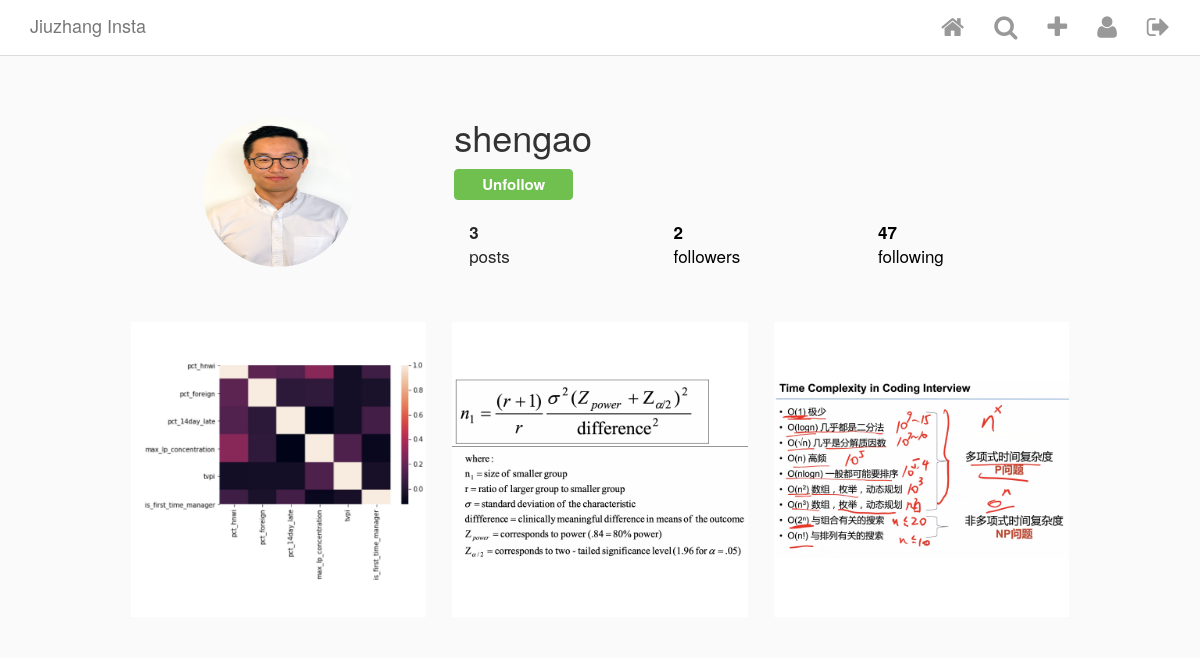
The page /insta/user/1 (signed in) on the database its author committed.
### Insta/models.py (models this page shows, shortened)
class InstaUser(AbstractUser):
    profile_pic = ProcessedImageField(
        upload_to = 'static/images/profiles',
        format = 'JPEG',
        options = {'quality': 100},
        blank = True,
        null = True
    ) # need to specify AUTH_USER_MODEL in settings.py
    def get_connections(self):
        connections = UserConnection.objects.filter(creator=self)
        return connections
    def get_followers(self):
        followers = UserConnection.objects.filter(following=self)
        return followers

class Post(models.Model):
    author = models.ForeignKey(InstaUser, on_delete=models.CASCADE, related_name='my_posts')
    title = models.TextField(blank=True, null=True) # title can be blank or null
    image = ProcessedImageField(
        upload_to = 'static/images/posts',
        format = 'JPEG',
        options = {'quality': 100},
        blank = True,
        null = True
    )
    posted_on = models.DateTimeField(
        auto_now_add=True,
        editable=False,
    )
    def get_like_count(self): # self.likes gets all likes in a post
        return self.likes.count()
    def get_comment_count(self):
        return self.comments.count()

### Insta/views.py (the view)
# urls.py: path('user/<int:pk>', UserDetailView.as_view(), name='user_detail'),
class UserDetailView(LoginRequiredMixin, DetailView):
    model = InstaUser
    template_name = 'user_detail.html'
    login_url = 'login'

### Insta/templatetags/custom_tags.py (called while the page is built)
@register.simple_tag
def is_following(current_user, background_user): # current_user: you, or currently logged in user; background_user: whoever you're checking profile details for
    return background_user.get_followers().filter(creator=current_user).exists() # check if I'm currently following this person

@register.simple_tag(takes_context=True)
def active(context, pattern_or_urlname):
    try:
        pattern = reverse(pattern_or_urlname)
    except NoReverseMatch:
        pattern = pattern_or_urlname
    path = context['request'].path
    if re.search(pattern, path):
        return 'active'
    return ''

### templates/user_detail.html (shortened to what this page needs)
{% extends 'base.html' %}
{% load custom_tags %}
{% block content %}
<div class="profile">
    <div class="profile__head">
        <div class="row">
            <div class="col-xs-4 left">
                {% if object.profile_pic %}
                    <img class="picture-circle" src="/{{object.profile_pic}}">
                {% endif %}
            </div>
            <div class="col-xs-8 right">
                <div class="name-buttons">
                    <h1 class="username">{{ object.username }}</h1>
                    {% if user == object %}
                        <a class="edit-desktop" href="{% url 'edit_profile' object.pk %}">
                            <button class="edit-profile">Edit Profile</button>
                        </a>
                    {% else %}
                        {% is_following user object as following %}
                        <div class="follow-toggle__container">
                            <button class="btn btn-primary {% if not following %}follow-user{% else %}unfollow-user{% endif %}" id="{{ object.pk }}">
                                {% if following %}
                                    Unfollow
                                {% else %}
                                    Follow
                                {% endif %}
                            </button>
                        </div>
                    {% endif %}
                </div>
                <div>
                    <ul class="stats">
                        <div class="col-xs-4"><li class="stats__count"><span>{{ object.my_posts.count }}</span><br> posts</li></div>
                        <div class="col-xs-4"><a href="/" style="text-decoration: none; color: black;"><li class="stats__count"><span class="follower_count" id="follower_id">{{ object.get_followers.count }}</span><br> followers</li></a></div>
                        <div class="col-xs-4"><a href="/" style="text-decoration: none; color: black;"><li class="stats__count"><span>{{ object.get_connections.count }}</span><br> following</li></a></div>
                    </ul>
                </div>
            </div>
        </div>
    </div>
    <div class="profile__body">
        <div class="row">
        {% for post in object.my_posts.all %}
            <div class="col-xs-4">
                <div class="picture-square" style="background-image: url(/{{ post.image }}); background-size: contain;">
                </div>
            </div>
        {% endfor %}
        </div>
    </div>
</div>
{% endblock content %}

### templates/base.html (shortened to what this page needs)
<html>
    {% load static %}
    <head>
        <link href="{% static 'vendor/bootstrap/css/bootstrap.min.css' %}" rel="stylesheet">
        <link href="{% static 'vendor/font-awesome-4.6.3/css/font-awesome.min.css' %}" rel="stylesheet">
        <link href="{% static 'css/style.css' %}" rel="stylesheet">
    </head>
   <body>
        {% include 'header.html' %}
        <div class="content-wrapper">
            <div class="container">
                {% block content %}{% endblock content%}
            </div>
        </div>
    </body>
</html>

### templates/header.html (shortened to what this page needs)
{% load custom_tags %}
<div class="navbar navbar-default navbar-fixed-top" id="main-nav">
    <div class="container desktop">
        <div class="navbar-header">
            <a href="{% url 'posts' %}" class="navbar-brand">Jiuzhang Insta</a>
        </div>
        <div id="navbar-main">
            <ul class="nav navbar-nav navbar-right">
                {% if request.user.is_authenticated %}
                    <li>
                      <a href="{% url 'posts' %}">
                        <i class="fa fa-home {% if request.resolver_match.url_name == 'home' %} active {% endif %}" aria-hidden="true"></i>
                      </a>
                    </li>
                    <li><a href="{% url 'explore' %}"><i class="fa fa-search {% active 'explore' %}" aria-hidden="true"></i></a></li>
                    <li><a href="{% url 'make_post' %}"><i class="fa fa-plus {% active 'make_post' %}" aria-hidden="true"></i></a></li>
                    <li><a href="{% url 'user_detail' request.user.pk %}"><i class="fa fa-user {% active 'user_detail' %}" aria-hidden="true"></i></a></li>
                    <li><a href="{% url 'logout' %}"><i class="fa fa-sign-out {% active 'logout' %}" aria-hidden="true"></i></a></li>
                {% endif %}
            </ul>
        </div>
    </div>
</div>

### static/css/style.css (style rules this page uses)
.unfollow-user, .follow-user, .generic-button { font-weight: bold; font-size: 15px; outline: none; }
.unfollow-user { background-color: #70c050; border-color: #70c050; padding: 4px 27px; }
html { height: 100%; }
body { min-height: 100%; background-color: #fafafa; }
.content-wrapper { margin-top: 57px; margin-bottom: 60px; background-color: #fafafa; }
.picture-circle, .picture-circle--medium, .picture-circle--small { border-radius: 100%; width: 150px; height: 150px; }
.picture-square { position: relative; background-repeat: no-repeat; background-position: center center; background-color: #fff; cursor: pointer; }
.picture-square:after { content: ""; display: block; padding-bottom: 100%; }
.navbar { background-color: #fff; border-bottom-color: #dbdbdb; }
.navbar .fa { font-size: 25px; color: #999999; }
.profile { max-width: 975px; padding: 60px 20px 0; margin: 0 auto; }
.profile__head { margin-bottom: 40px; }
.profile__head .left { text-align: center; }
.profile__head h1, .profile__head .edit-profile, .profile__head .options-bubble { vertical-align: middle; }
.profile__head h1 { display: inline-block; margin: 0; }
.profile__head .name-buttons { margin-bottom: 20px; }
.profile__body > .row > .col-xs-4 { padding: 13px; }
.profile .follow-toggle__container { margin-top: 12px; }
.stats { list-style: none; margin: 0; margin-bottom: 20px; padding: 0; }
.stats > * { font-size: 17px; color: #262626; }
.stats .stats__count { display: inline-block; margin-right: 40px; }
.stats .stats__count span { font-weight: bold; }

### rows shown on the page
InstaUser: profile_pic (picture), username "shengao", my_posts.count "3", get_followers.count "2", get_connections.count "47"
Post: image (picture)
Post: image (picture)
Post: image (picture)
